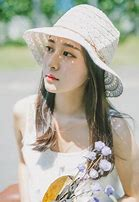
#> input picture Python-05/1.jpg, 139 x 202 px
$ python static_face.py
#> lines starting #> are read from the running program, lines starting #| are printed output that depends on the picture
import cv2 as cv

#创建人脸分类器
casc = cv.CascadeClassifier("haarcascade_frontalface_alt2.xml")
print(type(casc))

#打开图片
img = cv.imread("1.jpg")
#> img is the input picture: shape (202, 139, 3); mean B, G, R 160.8, 174.7, 177.3

#灰度化
gray = cv.cvtColor(img,cv.COLOR_BGR2GRAY)
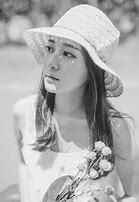
#> gray: shape (202, 139); min 5, max 255, mean 173.9

#检测人脸
faces_rect = casc.detectMultiScale(gray)
#> faces_rect = ()
print(type(faces_rect))
#| <class 'tuple'>
print(faces_rect)   #返回的是一个矩形信息  起始点  宽和高  [[166 158 144 144]]
#> (the run stopped early here; a loop or call above may not have finished)
